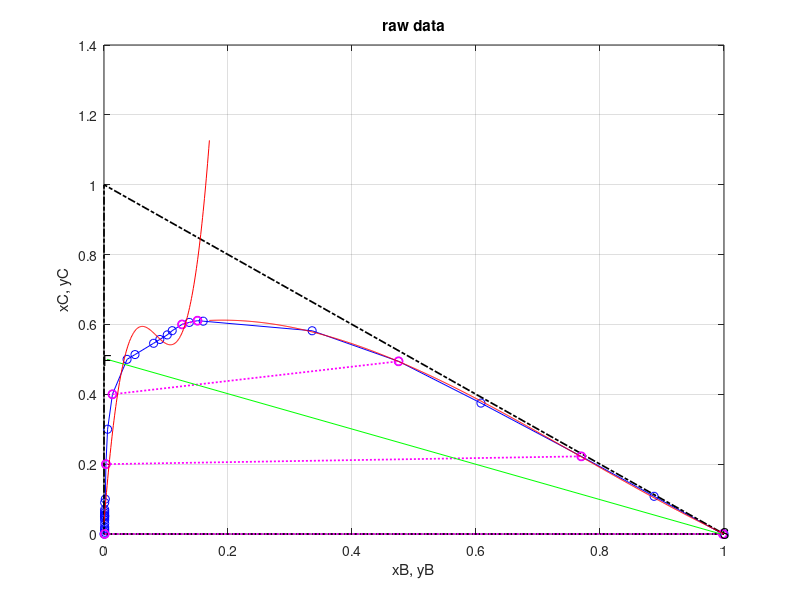

Source code (MATLAB): (Note: this script raises an error after producing the figure.)
%tutorial4_e
%cross->counter
clc;
clear;

%dufi
B = [0 0.0011 0.0011 0.0011 0.0011 0.0011 0.0011 0.0011 0.0011 0.0011 0.0011 0.0011 0.0011 0.0011 0.0011 0.0011 0.0021 0.0031 0.0058 0.0136 0.0372 0.05 0.08 0.09 0.102 0.11  0.1259 0.1376 0.1508 0.16 0.3357 0.4751 0.608 0.7698 0.8872 0.9982 1];
C = [0 0 0.005 0.01 .015 .02 .03 .04 0.045 .05 0.052 .055 .06 .065 .07 .09  0.1 0.2 0.3 0.4 0.5 0.5137 0.546 0.557 0.57 0.5821 0.6 0.6058 0.6107 0.6093 0.5819 0.4944 0.3748 0.2223 0.1079 0 0];
figure(1)
plot(B,C,'bo-');
grid on;
hold on;
plot([0 1 0 0],[0 0 1 0], 'k-.', 'linewidth',1.25);
xlabel("xB, yB");
ylabel("xC, yC");
title('raw data');

tiexc = [0, 0.2, 0.4, 0.6];
tieyc = [0.0, 0.2223, 0.4944, 0.6107];
tiexb = [0.0011, 0.0031, 0.0136, 0.1259];
tieyb = [0.9982, 0.7698, 0.4751, 0.1508];

for i = 1:length(tiexc)
plot([tiexb(i) tieyb(i)], [tiexc(i) tieyc(i)],'mo:','linewidth',1.25);
end

tie_slope = zeros(1,length(tiexc));
for i = 1:length(tiexc)
tie_slope(i) = (tieyc(i) - tiexc(i))/(tieyb(i) - tiexb(i));
end

F = [0, 0.5];
S = [0.995, 0.005];
plot(S,F,'g','linewidth',0.35)
text(0, 0.5,'F');
text(0.995, 0.005,'S');

p1 = polyfit(B(1:28),C(1:28),3);
p2 = polyfit(B(28:37),C(28:37),3);
xbr = [0: 0.001: 0.17];
xcr = [0.17:0.001:1];
f1 = polyval(p1, xbr);
f2 = polyval(p2, xcr);

plot(xbr, f1, 'r');
hold on;
plot(xcr, f2, 'r');

first=1;

stages = 20;
filename = 'Counter.xlsx';
% for F =400:5:2000
f=1000;  
Feed=F;
        S =F;
        xbf = 0;
        xcf = 0.5;
        xc_in_feed=xcf;
        ybs = 0.995;
        ycs = 0.005;
        
        r = ones(1,stages);
        e = ones(1,stages);
        xbr = ones(1,stages);xcr = ones(1,stages);
        ybe = ones(1,stages);yce = ones(1,stages);
        M = ones(1,stages);
        Mx = ones(1,stages);
        My = ones(1,stages);
        syms R E
        syms x y
        
%%%%%
        %finding Mx,My points
        M = F + S;
        My = (F*xcf + S*ycs)/M; % y coordinate of the mixture point
        Mx = (F*xbf + S*ybs)/M; % x coordinate of the mixture point
        text(double(Mx),double(My),'M');
        plot(double(Mx),double(My),'bo');
              
%         for Rny = 0.02 :0.001 : 0.2
            Rny=0.04;
            Rnx=0.04;%const
            % drawing the line RnM
            plot([Rnx, Mx], [Rny, My], 'o'); 
            hold on;
            m = (My - Rny) / (Mx - Rnx);% Calculate the slope (m) and y-intercept (b) of the line y = mx + b
            b = Rny - m * Rnx;
            x_val = linspace(Rnx, 1, 100); 
            y_val = m * x_val + b;
            plot(x_val, y_val, 'r');
% 
% 
%             %find intercept of RnM and LLE curve to get E point
%             % Extract 
%             syms x y;
%             [ybe1,yce1] = vpasolve([y == poly2sym(p2), y == m * x + b],[x,y],[.5 1;0 .7]); %range=[x1 x2;y1 y2]
%             text(ybe1,  yce1,'E');
%             
%             %Finding FE and RnS lines
%             %for FE line F(xbf,xcf) E(ybe,yce)
%             m2 = (yce1 - xcf) / (ybe1 - xbf);
%             b2 = xcf - m2 * xbf; %intercept
%             x_val2 = linspace(0, 1.8, 200); 
%             y_val2 = m2 * x_val2 + b2;
%             plot(x_val2, y_val2, 'b');
%             %for RnS line Rn(xbn,xcn)(Rnx,Rny) S(ybs,ycs)
%             m3 = (ycs - Rny) / (ybs - Rnx);
%             b3 = Rny - m3 * Rnx;
%             x_val3 = linspace(0, 1.8, 200); 
%             y_val3 = m3 * x_val3 + b3;
%             plot(x_val3, y_val3, 'b'); 
% 
%             %Finding delta point by solving FE and RnS lines
%             syms x y;
%             eq1 = y == m2*x + b2;
%             eq2 = y == m3*x + b3;
%             [Px, Py] = solve([eq1, eq2], [x, y]);
%             text(Px,  Py,'P');
% 
%             %after gettig E1 we calculate R1(using tie) and then E2(using R1P line) and so on..
%             stages=3;
%             xbr = ones(1,stages);xcr = ones(1,stages);
%             ybe = ones(1,stages);yce = ones(1,stages);
%             yce(1)=yce1;ybe(1)=ybe1;
%             syms x y
%             %Finding the R1 point by using tie line
%             %find eqation of tieline
%             for i=1:stages
%                 if (0 < yce(i)) && (yce(i) <= 0.2) %setting <yce >yce condition by using graph 
%                 slope = 0 + (yce(i) - 0) * 0 / 0.2; % 0 
%                 elseif (0.2 < yce(i)) && (yce(i) <= 0.4)
%                 slope = tie_slope(1) + (yce(i) - 0.2) * (tie_slope(2) - tie_slope(1)) / (0.4 - 0.2);
%                 elseif (0.4 < yce(i)) && (yce(i) <= 0.6)
%                 slope = tie_slope(2) + (yce(i) - 0.4) * (tie_slope(3) - tie_slope(2)) / (0.6 - 0.4);
%                 end
%                 
%                 x_vals = linspace(0, ybe(i), 10);
%                 y_vals = slope * (x_vals - ybe(i) ) + yce(i);
%                 intercept = (yce(i) - slope * ybe(i)); %y at x_vals=0
%                 plot(x_vals, y_vals, 'r', 'linewidth', .05);
%                 
%                 %find equation R1 point by intercection of tie line and LLE curve
%                 syms x y;
%                 [xbr(i),xcr(i)] = vpasolve([y == poly2sym(p1), y == slope * x + intercept],[x,y],[0 .5;0 .7]); %range=[x1 x2;y1 y2]
%                 text(xbr(i),xcr(i),['R', num2str(i)]);
%                 
%                 %find R1P line and find point E2 by intersection of LLE & R1P
%                 %lineR1P   R1(xbr1,xcr1) P(Px,Py)
%                 m4 = (Py - xcr(i)) / (Px - xbr(i));
%                 b4 = xcr(i) - m4 * xbr(i);
%                 x_val4 = linspace(0, Px, 200); 
%                 y_val4 = m4 * x_val4 + b4;
%                 plot(x_val4, y_val4, 'b'); 
%                 %find intercept of R1P and LLE curve to get E2 point 
%                 [ybe(i+1),yce(i+1)] = vpasolve([y == poly2sym(p1), y == m4 * x + b4],[x,y],[.5 1;0 .7]); %range=[x1 x2;y1 y2]
%                 text(ybe(i+1),  yce(i+1),['E', num2str(i+1)]);
%                 
%             end


       
